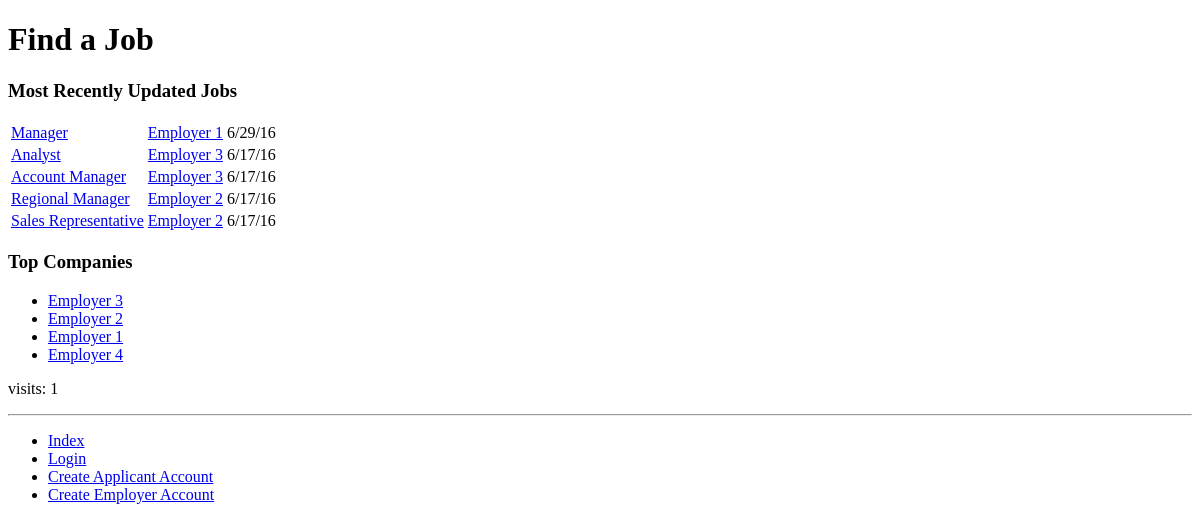
The app's page /jobslist/, older data.
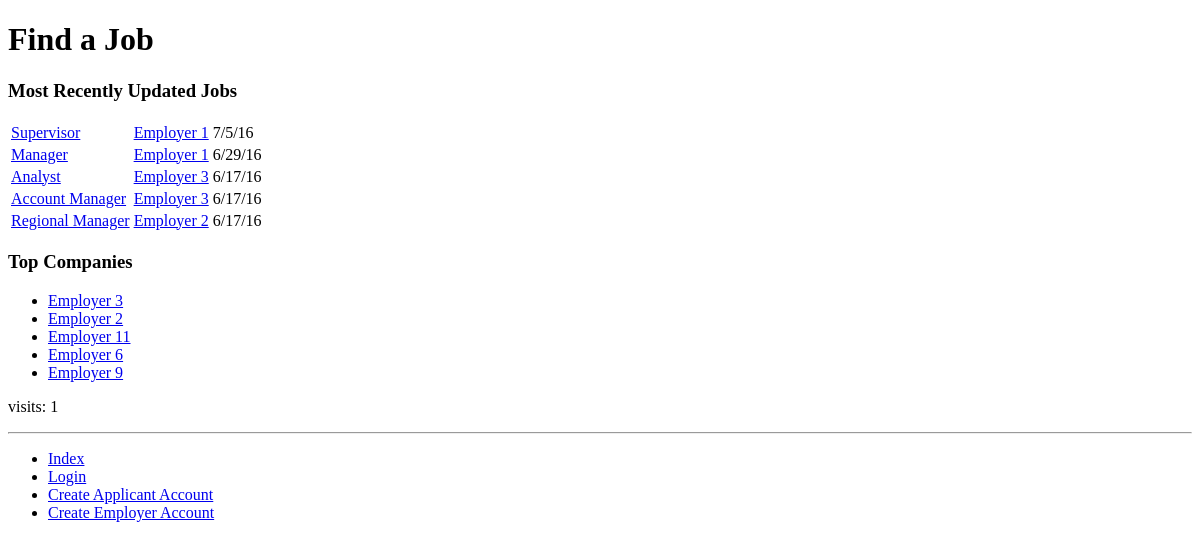
The same page, newer data.
### jobslist/models.py (models this page shows, shortened)
class Job(models.Model):
	employer = models.ForeignKey(Employer)
	title = models.CharField(max_length=255)
	location = models.CharField(max_length=255, null=True)
	salary = models.CharField(max_length=255, null=True)
	description = models.TextField(null=True)
	views = models.IntegerField(default=0)
	pub_datetime = models.DateTimeField(auto_now_add=True)
	pub_date = models.DateField(auto_now_add=True)
	updated_datetime = models.DateTimeField(auto_now=True)
	updated_date = models.DateField(auto_now=True)
	slug = models.SlugField()

class Employer(models.Model):
	user = models.OneToOneField(User)
	company_Name = models.CharField(max_length=255, unique=True)
	field = models.CharField(max_length=255, null=True)
	size = models.IntegerField(null=True)
	location = models.CharField(max_length=255, null=True)
	website = models.URLField(blank=True)
	contact = models.EmailField(max_length=255, null=True)
	slug = models.SlugField()

### jobslist/views.py (the view)
def index(request):
	jobslist = Job.objects.order_by('-updated_datetime')[:5]
	employerslist = Employer.objects.order_by('-size')[:5]
	context= {
		'jobs': jobslist,
		'employers': employerslist,
		}
	visits = request.session.get('visits')
	if not visits:
		visits = 1
	reset_last_visit_time = False
	last_visit = request.session.get('last_visit')
	if last_visit:
		last_visit_time = datetime.strptime(last_visit[:-7], "%Y-%m-%d %H:%M:%S")
		if (datetime.now() - last_visit_time).seconds > 0:
			visits += 1
			reset_last_visit_time = True
	else:
		reset_last_visit_time = True
	if reset_last_visit_time:
		request.session['last_visit'] = str(datetime.now())
		request.session['visits'] = visits
	context['visits'] = visits
	response = render(request, 'jobslist/index.html', context)
	return response

### templates/jobslist/index.html (shortened to what this page needs)
{% extends 'base.html' %}
{% load staticfiles %}
{% block body_block %}
		<h1>Find a Job</h1>
		{% if jobs %}
		<h3>Most Recently Updated Jobs</h3>
			<table>
				{% for job in jobs %}
				<tr>
				<td><a href="{% url 'job-view' job.employer.slug job.slug %}">{{ job.title }}</a></td>
				<td><a href="{% url 'employer-view' job.employer.slug %}">{{ job.employer.company_Name }}</a></td>
				<td>{{ job.updated_date }}  </td>
				</tr>
				{% endfor %}
			</table>
		{% else %}
			<strong>There are no jobs present.</strong>
		{% endif %}
		{% if employers %}
		<h3>Top Companies</h3>
			<ul>
				{% for employer in employers %}
				<li><a href="{% url 'employer-view' employer.slug %}">{{ employer.company_Name }}</a></li>
				{% endfor %}
			</ul>
		{% else %}
			<strong>There are no companies present.</strong>
		{% endif %}
		<p>visits: {{ visits }}</p>
{% endblock %}

Row changes from the older to the newer data that the page shows:
no longer on this page (row unchanged): Job: title "Sales Representative", employer.company_Name "Employer 2", updated_date "6/17/16"
no longer on this page (row edited): Employer: company_Name "Employer 1"
no longer on this page (row unchanged): Employer: company_Name "Employer 4"
added Job: title "Supervisor", employer.company_Name "Employer 1", updated_date "7/5/16"
added Employer: company_Name "Employer 11"
added Employer: company_Name "Employer 6"
added Employer: company_Name "Employer 9"
